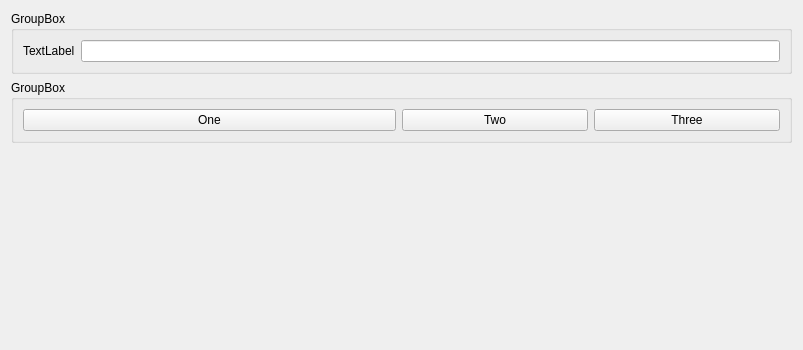
<?xml version="1.0" encoding="UTF-8"?>
<ui version="4.0">
 <class>Widget</class>
 <widget class="QWidget" name="Widget">
  <property name="geometry">
   <rect>
    <x>0</x>
    <y>0</y>
    <width>803</width>
    <height>350</height>
   </rect>
  </property>
  <property name="windowTitle">
   <string>Widget</string>
  </property>
  <layout class="QVBoxLayout" name="verticalLayout">
   <item>
    <widget class="QGroupBox" name="groupBox">
     <property name="sizePolicy">
      <sizepolicy hsizetype="Preferred" vsizetype="Fixed">
       <horstretch>0</horstretch>
       <verstretch>0</verstretch>
      </sizepolicy>
     </property>
     <property name="title">
      <string>GroupBox</string>
     </property>
     <layout class="QHBoxLayout" name="horizontalLayout">
      <item>
       <widget class="QLabel" name="label">
        <property name="sizePolicy">
         <sizepolicy hsizetype="Preferred" vsizetype="Fixed">
          <horstretch>0</horstretch>
          <verstretch>0</verstretch>
         </sizepolicy>
        </property>
        <property name="text">
         <string>TextLabel</string>
        </property>
       </widget>
      </item>
      <item>
       <widget class="QLineEdit" name="lineEdit">
        <property name="sizePolicy">
         <sizepolicy hsizetype="Expanding" vsizetype="Fixed">
          <horstretch>0</horstretch>
          <verstretch>0</verstretch>
         </sizepolicy>
        </property>
       </widget>
      </item>
     </layout>
    </widget>
   </item>
   <item>
    <widget class="QGroupBox" name="groupBox_2">
     <property name="title">
      <string>GroupBox</string>
     </property>
     <layout class="QHBoxLayout" name="horizontalLayout_2">
      <item>
       <widget class="QPushButton" name="pushButton">
        <property name="sizePolicy">
         <sizepolicy hsizetype="Minimum" vsizetype="Fixed">
          <horstretch>2</horstretch>
          <verstretch>0</verstretch>
         </sizepolicy>
        </property>
        <property name="text">
         <string>One</string>
        </property>
       </widget>
      </item>
      <item>
       <widget class="QPushButton" name="pushButton_2">
        <property name="sizePolicy">
         <sizepolicy hsizetype="Minimum" vsizetype="Fixed">
          <horstretch>1</horstretch>
          <verstretch>0</verstretch>
         </sizepolicy>
        </property>
        <property name="text">
         <string>Two</string>
        </property>
       </widget>
      </item>
      <item>
       <widget class="QPushButton" name="pushButton_3">
        <property name="sizePolicy">
         <sizepolicy hsizetype="Minimum" vsizetype="Fixed">
          <horstretch>1</horstretch>
          <verstretch>0</verstretch>
         </sizepolicy>
        </property>
        <property name="text">
         <string>Three</string>
        </property>
       </widget>
      </item>
     </layout>
    </widget>
   </item>
   <item>
    <spacer name="verticalSpacer">
     <property name="orientation">
      <enum>Qt::Orientation::Vertical</enum>
     </property>
     <property name="sizeHint" stdset="0">
      <size>
       <width>20</width>
       <height>183</height>
      </size>
     </property>
    </spacer>
   </item>
  </layout>
 </widget>
 <resources/>
 <connections/>
</ui>
